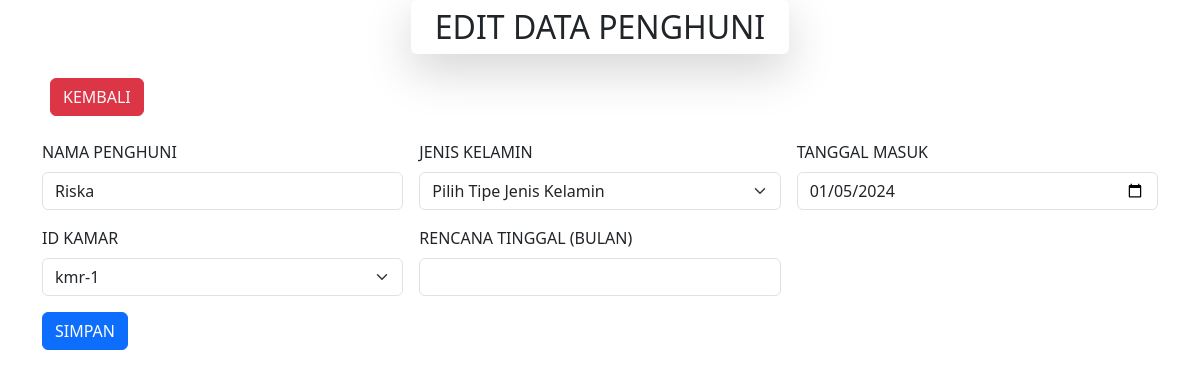
The app's page /editpenghuni.php?idpenghuni=ph-2 with its own data.
### tables this page shows
CREATE TABLE `penghuni` (
  `IdPenghuni` varchar(255) NOT NULL,
  `NamaPenghuni` varchar(255) DEFAULT NULL,
  `JenisKelamin` enum('pria','perempuan') DEFAULT NULL,
  `TanggalMasuk` date DEFAULT NULL,
  `IdKamar` varchar(255) DEFAULT NULL,
  `TanggalKeluar` date DEFAULT NULL,
  PRIMARY KEY (`IdPenghuni`),
  KEY `IdKamar` (`IdKamar`),
  CONSTRAINT `penghuni_ibfk_1` FOREIGN KEY (`IdKamar`) REFERENCES `kamar` (`IdKamar`)
);

### editpenghuni.php (the view, shortened to what this page needs)
<!DOCTYPE html>
<html>
<head>
	<link rel="stylesheet" type="text/css" href="./style.css">
	<link href="https://cdn.jsdelivr.net/npm/bootstrap@5.3.3/dist/css/bootstrap.min.css" rel="stylesheet">
</head>
<body>
	<?php
	include 'koneksi.php';
	$idpenghuni = $_GET['idpenghuni'];
	$data = mysqli_query($koneksi,"select * from penghuni where IdPenghuni='$idpenghuni'");
	while($d = mysqli_fetch_array($data)){
		?>
		<div class="container">
		<h2	h2	h2 class="text-center m-0 pb-0 px-4 pt-2 shadow-lg pb-2 mx-auto rounded" style="max-width: fit-content;">EDIT DATA PENGHUNI</h2>
		<br/>
		<button type="button" class="btn btn-danger mx-2">
			<a href="home.php?page=penghuni" class="text-light text-decoration-none">KEMBALI</a>
		</button>
		<br/>
		<br/>
		<form method="post" action="editpenghuni_aksi.php" class="row g-3">
		<div class="col-md-4">
			<label for="input-namapenghuni" class="form-label">NAMA PENGHUNI</label>
			<input type="text" class="form-control" id="input-nama" name="namapenghuni" value="<?php echo $d['NamaPenghuni'] ?>" required>
		</div>
		<div class="col-md-4">
		<label for="input-kelamin" class="form-label">JENIS KELAMIN</label>
			<select class="form-select" id="input-kelamin" name="kelamin" value="<?php echo $d['JenisKelamin'] ?>" required>
			<option selected disabled >Pilih Tipe Jenis Kelamin</option>
			</select>
		</div>
		<div class="col-md-4">
			<label for="input-tanggal" class="form-label">TANGGAL MASUK</label>
			<input type="date" class="form-control" id="input-tanggal" name="tanggalmasuk" value="<?php echo $d['TanggalMasuk'] ?>" required>
		</div>
		<div class="col-md-4">
    <label for="input-idkamar" class="form-label">ID KAMAR</label>
    <select class="form-select" id="input-idkamar" name="idkamar" required>
        <?php
        $current_idkamar = $d['IdKamar'];
        $available_rooms = false;
        if (!$available_rooms) {
            echo "<option value='$current_idkamar' selected>$current_idkamar</option>";
        }
        ?>
    </select>
</div>
		<div class="col-md-4">
			<label for="input-rencana" class="form-label">RENCANA TINGGAL (BULAN)</label>
			<input type="number" class="form-control" id="input-rencana" name="rencana" value="<?php echo $d['RencanaTinggal'] ?>" required>
		</div>
		<div class="col-12">
			<button class="btn btn-primary" type="submit">SIMPAN</button>
		</div>
		</form>
	</div>
		<?php
	}
	?>
</body>
</html>

### style.css (style rules this page uses)
body { background-color:#f9f9f9; font-size:16px; color: #444; font-family: sans-serif; }

### records on screen
penghuni: namapenghuni "Riska", tanggalmasuk "01/05/2024", idkamar "kmr-1"
